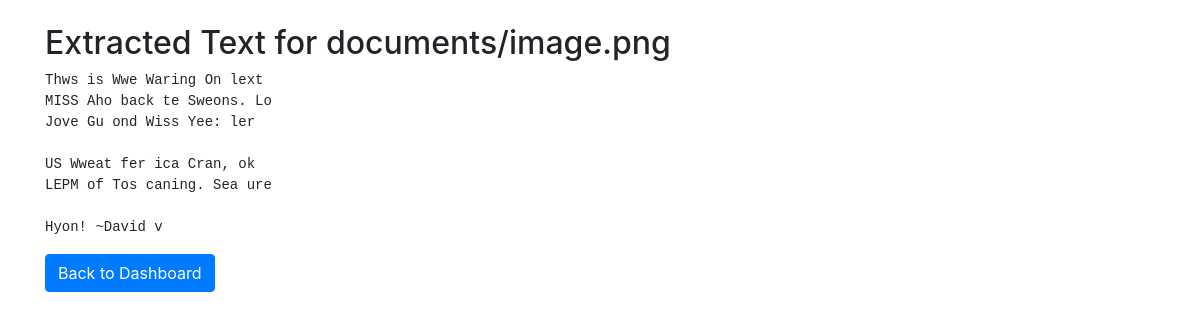
/extracted-text/11/ (signed in), run on the app's committed database.
### patientapp/models.py (models this page shows, shortened)
class UploadedDocument(models.Model):
    patient = models.ForeignKey(Patient, on_delete=models.CASCADE)  # Link to Patient model
    document = models.FileField(upload_to='documents/')  # Stores file path
    uploaded_at = models.DateTimeField(auto_now_add=True)  # Auto-save upload timestamp
    extracted_text = models.TextField(blank=True, null=True)  # To store OCR results
    report_date = models.DateField(blank=True, null=True)  # Optional field for report date

### patientapp/views.py (the view)
# urls.py: path('extracted-text/<int:document_id>/', views.view_extracted_text, name='view_extracted_text'),
@login_required
def view_extracted_text(request, document_id):
    document = get_object_or_404(UploadedDocument, id=document_id, patient=request.user.patient)
    return render(request, 'patientapp/extracted_text.html', {'document': document})

### patientapp/templates/patientapp/extracted_text.html (shortened to what this page needs)
{% load static %}
<!DOCTYPE html>
<html lang="en">
<head>
    <link rel="stylesheet" href="https://stackpath.bootstrapcdn.com/bootstrap/4.5.2/css/bootstrap.min.css">
</head>
<body>
<div class="container mt-4">
    <h2>Extracted Text for {{ document.document.name }}</h2>
    <pre>{{ document.extracted_text }}</pre>
    <a href="{% url 'patient_dashboard' %}" class="btn btn-primary">Back to Dashboard</a>
</div>
</body>
</html>

### data on the page
UploadedDocument: document.name "documents/image.png", extracted_text "Thws is Wwe Waring On lext MISS Aho back te Sweons. Lo Jove Gu ond Wiss Yee: ler US Wweat fer ica Cran, ok LEPM of Tos caning. Sea ure Hyon! ~David v"
